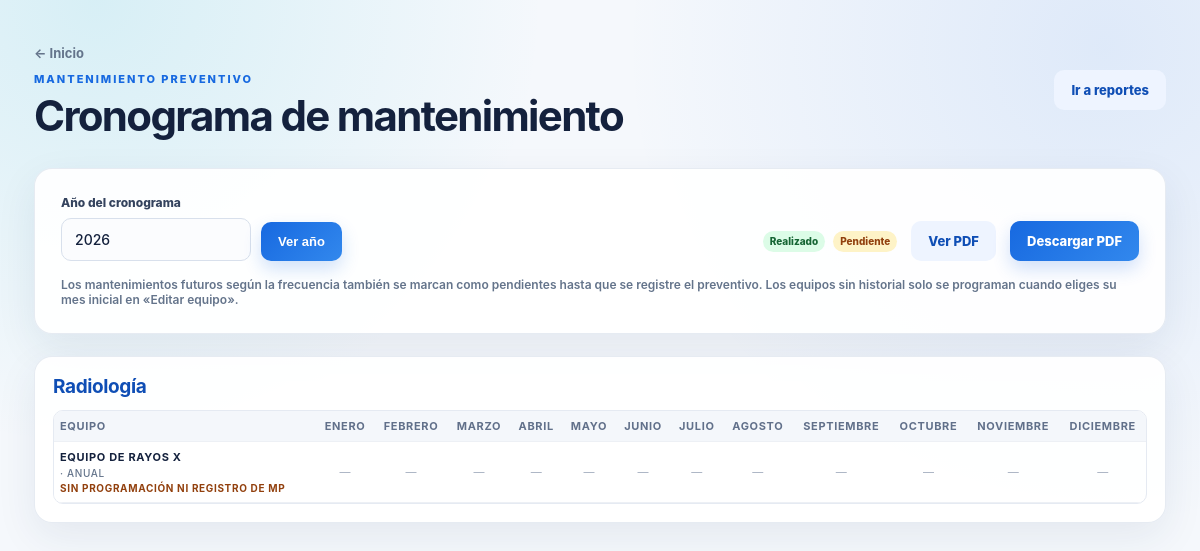
Page /cronograma.php on the committed database.
### tables this page shows
CREATE TABLE equipos (
    id INT UNSIGNED AUTO_INCREMENT PRIMARY KEY,
    institucion VARCHAR(160) NOT NULL,
    institucion_prefijo VARCHAR(30) NULL,
    sede VARCHAR(120) NULL,
    servicio VARCHAR(120) NULL,
    frecuencia_mantenimiento ENUM('Anual', 'Semestral', 'Cuatrimestral') NOT NULL DEFAULT 'Anual',
    mes_inicio_mantenimiento TINYINT UNSIGNED NULL,
    ubicacion VARCHAR(160) NULL,
    tipo_equipo VARCHAR(120) NOT NULL,
    marca VARCHAR(100) NULL,
    modelo VARCHAR(100) NULL,
    numero_serie VARCHAR(100) NULL,
    codigo_equipo VARCHAR(100) NULL,
    numero_inventario VARCHAR(100) NULL,
    fabricante VARCHAR(120) NULL,
    anio_fabricacion SMALLINT UNSIGNED NULL,
    estado ENUM('Activo', 'Fuera de servicio', 'En mantenimiento') NOT NULL DEFAULT 'Activo',
    observaciones TEXT NULL,
    descripcion TEXT NULL,
    fecha_relevamiento DATE NULL,
    nivel_hospital ENUM('II', 'III', 'Amb.') NULL,
    estado_operativo ENUM('Operativo', 'Inoperativo', 'Regular / Falla parcial', 'Para baja') NULL,
    condicion_fisica ENUM('Bueno', 'Regular', 'Dañado / Faltantes', 'Deterioro severo') NULL,
    alimentacion VARCHAR(20) NULL,
    estado_bateria ENUM('OK', 'Agotada', 'N/A') NULL,
    gas_oxigeno TINYINT(1) NOT NULL DEFAULT 0,
    gas_aire TINYINT(1) NOT NULL DEFAULT 0,
    gas_vacio TINYINT(1) NOT NULL DEFAULT 0,
    accesorios_presentes TEXT NULL,
    accesorios_faltantes TEXT NULL,
    anio_instalacion SMALLINT UNSIGNED NULL,
    garantia_vigente ENUM('Sí', 'No', 'S/D') NULL,
    manual_tecnico ENUM('Físico', 'Digital', 'No') NULL,
    proveedor_representante VARCHAR(160) NULL,
    contacto_tecnico VARCHAR(160) NULL,
    criticidad_funcion TINYINT UNSIGNED NULL,
    criticidad_riesgo TINYINT UNSIGNED NULL,
    criticidad_mantenimiento TINYINT UNSIGNED NULL,
    criticidad_historial TINYINT NULL,
    foto_equipo VARCHAR(255) NULL,
    foto_placa VARCHAR(255) NULL,
    creado_en TIMESTAMP NOT NULL DEFAULT CURRENT_TIMESTAMP,
    actualizado_en TIMESTAMP NOT NULL DEFAULT CURRENT_TIMESTAMP ON UPDATE CURRENT_TIMESTAMP,
    UNIQUE KEY uq_equipo_serie (institucion, numero_serie)
);

### config/bootstrap.php (called while the page is built, shortened)
<?php
function e(?string $value): string
{
    return htmlspecialchars($value ?? '', ENT_QUOTES, 'UTF-8');
}
function mesesPorFrecuenciaPreventivo(string $frecuencia): int
{
    return match ($frecuencia) {
        'Cuatrimestral' => 4,
        'Semestral' => 6,
        'Anual' => 12,
        default => throw new UnexpectedValueException('Frecuencia de mantenimiento no válida.'),
    };
}
function resumenMantenimientoPreventivo(
    ?string $ultimaFecha,
    string $frecuencia,
    ?int $mesInicio,
    ?DateTimeImmutable $hoy = null
): array {
    $intervaloMeses = mesesPorFrecuenciaPreventivo($frecuencia);
    $nombresMeses = [
        1 => 'Enero', 2 => 'Febrero', 3 => 'Marzo', 4 => 'Abril',
        5 => 'Mayo', 6 => 'Junio', 7 => 'Julio', 8 => 'Agosto',
        9 => 'Septiembre', 10 => 'Octubre', 11 => 'Noviembre', 12 => 'Diciembre',
    ];
    if ($ultimaFecha === null || $ultimaFecha === '') {
        return [
            'estado' => $mesInicio === null ? 'Sin programar' : 'Programado',
            'clase' => $mesInicio === null ? 'is-unplanned' : 'is-planned',
            'ultima_fecha' => null,
            'proxima_fecha' => null,
            'mes_inicio' => $mesInicio === null ? null : $nombresMeses[$mesInicio],
        ];
    }
    $fechaUltimo = DateTimeImmutable::createFromFormat('!Y-m-d', $ultimaFecha);
    $fechaProxima = fechaSiguientePreventivo($fechaUltimo, $intervaloMeses);
    $estado = ($hoy ?? new DateTimeImmutable('today')) < $fechaProxima ? 'Al día' : 'Pendiente';
    return [
        'estado' => $estado,
        'clase' => $estado === 'Al día' ? 'is-done' : 'is-pending',
        'ultima_fecha' => $fechaUltimo,
        'proxima_fecha' => $fechaProxima,
        'mes_inicio' => null,
    ];
}

### cronograma.php (the view, shortened to what this page needs)
<?php
require_once __DIR__ . '/config/bootstrap.php';
$anioActual = (int) date('Y');
$anioSolicitado = filter_input(INPUT_GET, 'anio', FILTER_VALIDATE_INT);
$anio = $anioSolicitado !== false && $anioSolicitado !== null
    && $anioSolicitado >= 2000 && $anioSolicitado <= 2100
        ? $anioSolicitado
        : $anioActual;
$meses = [
    1 => 'Enero', 2 => 'Febrero', 3 => 'Marzo', 4 => 'Abril',
    5 => 'Mayo', 6 => 'Junio', 7 => 'Julio', 8 => 'Agosto',
    9 => 'Septiembre', 10 => 'Octubre', 11 => 'Noviembre', 12 => 'Diciembre',
];
$pdo = db();
$equipos = $pdo->query(
    'SELECT id, institucion, institucion_prefijo, servicio, tipo_equipo, marca,
            modelo, numero_serie, frecuencia_mantenimiento, mes_inicio_mantenimiento
     FROM equipos
     ORDER BY COALESCE(NULLIF(TRIM(servicio), \'\'), \'Sin servicio asignado\'),
              tipo_equipo, id'
)->fetchAll();
$equiposPorServicio = [];
foreach ($equipos as $equipo) {
    $frecuencia = (string) $equipo['frecuencia_mantenimiento'];
    $eventos = [];
    $fechasPreventivo = [];
    $servicio = trim((string) $equipo['servicio']);
    $ultimaFechaPreventivo = $fechasPreventivo === []
        ? null
        : $fechasPreventivo[array_key_last($fechasPreventivo)]->format('Y-m-d');
    $resumenPreventivo = resumenMantenimientoPreventivo(
        $ultimaFechaPreventivo,
        $frecuencia,
        $equipo['mes_inicio_mantenimiento'] === null ? null : (int) $equipo['mes_inicio_mantenimiento']
    );
    $equiposPorServicio[$servicio][] = [
        'equipo' => $equipo,
        'eventos' => $eventos,
        'resumen_preventivo' => $resumenPreventivo,
    ];
}
?>
<!doctype html>
<html lang="es">
<head><meta charset="utf-8"><meta name="viewport" content="width=device-width, initial-scale=1"><title>Cronograma de mantenimiento</title><link rel="stylesheet" href="assets/app.css?v=20261014-1"></head>
<body><main class="container">
<header class="page-header"><div><a class="back-link" href="index.php">← Inicio</a><p class="eyebrow">MANTENIMIENTO PREVENTIVO</p><h1>Cronograma de mantenimiento</h1></div><a class="button secondary" href="reportes.php">Ir a reportes</a></header>
<section class="card schedule-toolbar"><form method="get" class="schedule-year-form">
<label for="anio">Año del cronograma<input id="anio" name="anio" type="number" min="2000" max="2100" step="1" value="<?= $anio ?>" required></label>
<button class="button" type="submit">Ver año</button>
</form><div class="schedule-actions"><div class="schedule-legend"><span class="schedule-status is-done">Realizado</span><span class="schedule-status is-pending">Pendiente</span></div><a class="button secondary" href="cronograma.php?anio=<?= $anio ?>&amp;pdf=1" target="_blank" rel="noopener">Ver PDF</a><a class="button" href="cronograma.php?anio=<?= $anio ?>&amp;pdf=1&amp;download=1">Descargar PDF</a></div>
<p class="read-only-note">Los mantenimientos futuros según la frecuencia también se marcan como pendientes hasta que se registre el preventivo. Los equipos sin historial solo se programan cuando eliges su mes inicial en «Editar equipo».</p></section>
<?php foreach ($equiposPorServicio as $servicio => $equiposServicio): ?>
<section class="card schedule-section"><h2><?= e($servicio) ?></h2><div class="table-wrap schedule-table-wrap"><table class="schedule-table"><thead><tr><th>Equipo</th><?php foreach ($meses as $mes): ?><th><?= e($mes) ?></th><?php endforeach; ?></tr></thead><tbody>
<?php foreach ($equiposServicio as $item): $equipo = $item['equipo']; ?>
<tr><th scope="row" class="schedule-equipment"><strong><?= e($equipo['tipo_equipo']) ?></strong><span><?= e(trim((string) $equipo['marca'] . ' ' . (string) $equipo['modelo'])) ?> · <?= e($equipo['frecuencia_mantenimiento']) ?></span><?php $resumenPreventivo = $item['resumen_preventivo']; ?><span class="schedule-preventive-summary"><?php if ($resumenPreventivo['ultima_fecha'] !== null): ?>Último MP: <?= e($resumenPreventivo['ultima_fecha']->format('d/m/Y')) ?> · <?= e($resumenPreventivo['estado']) ?> · Próximo: <?= e($resumenPreventivo['proxima_fecha']->format('d/m/Y')) ?><?php elseif ($resumenPreventivo['mes_inicio'] !== null): ?>Inicio: <?= e($resumenPreventivo['mes_inicio']) ?> · Sin registro<?php else: ?>Sin programación ni registro de MP<?php endif; ?></span></th>
<?php foreach ($meses as $numeroMes => $mes): ?><td><?php if (isset($item['eventos'][$numeroMes])): ?><span class="schedule-status <?= $item['eventos'][$numeroMes] === 'Realizado' ? 'is-done' : ($item['eventos'][$numeroMes] === 'Pendiente' ? 'is-pending' : 'is-planned') ?>"><?= e($item['eventos'][$numeroMes]) ?></span><?php else: ?><span class="schedule-empty">—</span><?php endif; ?></td><?php endforeach; ?>
</tr><?php endforeach; ?>
</tbody></table></div></section>
<?php endforeach; ?>
</main></body></html>

### assets/app.css (style rules this page uses)
:root { --ink: #14213d; --muted: #64748b; --blue: #1769e0; --blue-dark: #0f4eb5; --cyan: #22b8cf; --line: #e5eaf2; --surface: #ffffff; --canvas: #f5f8fc; --danger: #d6455d; --shadow: 0 14px 40px rgba(22, 46, 84, .08); font-family: Inter, ui-sans-serif, system-ui, -apple-system, BlinkMacSystemFont, "Segoe UI", Arial, sans-serif; color: var(--ink); background: var(--canvas); }
* { box-sizing: border-box; }
body { min-height: 100vh; margin: 0; background: radial-gradient(circle at 8% 0%, rgba(34, 184, 207, .14), transparent 28rem), radial-gradient(circle at 92% 6%, rgba(23, 105, 224, .10), transparent 30rem), var(--canvas); }
a { color: var(--blue); }
.container { max-width: 1180px; margin: 0 auto; padding: 42px 24px 70px; }
.page-header { align-items: center; display: flex; justify-content: space-between; gap: 24px; margin-bottom: 30px; }
.eyebrow { color: var(--blue); font-size: 11px; font-weight: 800; letter-spacing: .18em; margin: 10px 0 8px; text-transform: uppercase; }
h1 { color: var(--ink); font-size: clamp(30px, 4vw, 42px); letter-spacing: -.04em; line-height: 1.05; margin: 0; }
h2 { color: var(--ink); font-size: 19px; letter-spacing: -.02em; margin: 0 0 16px; }
.back-link { color: var(--muted); font-size: 13px; font-weight: 700; text-decoration: none; }
.card { background: rgba(255,255,255,.92); border: 1px solid rgba(229,234,242,.95); border-radius: 18px; box-shadow: var(--shadow); margin-bottom: 22px; padding: 26px; }
label { color: #34435e; display: flex; flex-direction: column; font-size: 12px; font-weight: 800; gap: 8px; }
input, select, textarea { background: #fbfcfe; border: 1px solid #d8e0ec; border-radius: 10px; color: var(--ink); font: inherit; font-size: 14px; font-weight: 500; outline: none; padding: 12px 13px; transition: border-color .18s, box-shadow .18s, background .18s; }
.button { background: linear-gradient(135deg, var(--blue), #3288ed); border: 0; border-radius: 10px; box-shadow: 0 8px 18px rgba(23,105,224,.20); color: #fff; cursor: pointer; display: inline-block; font-size: 13px; font-weight: 800; padding: 12px 17px; text-decoration: none; transition: transform .18s, box-shadow .18s, filter .18s; }
.button.secondary { background: #eef4ff; box-shadow: none; color: var(--blue-dark); }
.schedule-toolbar { display: grid; gap: 16px; grid-template-columns: auto 1fr; align-items: end; }
.schedule-year-form { align-items: end; display: flex; gap: 10px; }
.schedule-year-form label { min-width: 190px; }
.schedule-actions { align-items: center; display: flex; flex-wrap: wrap; gap: 14px; justify-content: flex-end; }
.schedule-legend { align-items: center; display: flex; flex-wrap: wrap; gap: 8px; justify-content: flex-end; }
.schedule-toolbar .read-only-note { grid-column: 1 / -1; margin: 0; }
.schedule-section { padding: 18px; }
.schedule-section h2 { color: var(--blue-dark); margin: 0 0 12px; }
.schedule-table-wrap { border: 1px solid var(--line); border-radius: 10px; }
.schedule-table { font-size: 11px; min-width: 1040px; }
.schedule-table th, .schedule-table td { padding: 8px 6px; text-align: center; }
.schedule-table thead th { position: sticky; top: 0; z-index: 1; }
.schedule-table thead th:first-child { min-width: 220px; text-align: left; }
.schedule-table tbody th.schedule-equipment { background: #fff; position: sticky; left: 0; text-align: left; z-index: 1; }
.schedule-equipment strong, .schedule-equipment span { display: block; }
.schedule-equipment strong { color: var(--ink); font-size: 11px; }
.schedule-equipment span { color: var(--muted); font-size: 10px; font-weight: 500; margin-top: 3px; }
.schedule-equipment .schedule-preventive-summary { color: #92400e; font-weight: 700; }
.schedule-status { border-radius: 999px; display: inline-block; font-size: 10px; font-weight: 800; line-height: 1.3; padding: 4px 7px; white-space: nowrap; }
.schedule-status.is-done { background: #dcfce7; color: #166534; }
.schedule-status.is-pending { background: #fef3c7; color: #92400e; }
.schedule-empty { color: #a5afbf; }
.read-only-note { color: var(--muted); font-size: 12px; font-weight: 600; }
.table-wrap { overflow-x: auto; }
table { border-collapse: collapse; font-size: 13px; min-width: 650px; width: 100%; }
th { background: #f4f7fb; color: #61708a; font-size: 11px; letter-spacing: .06em; text-align: left; text-transform: uppercase; }
th, td { border-bottom: 1px solid #edf0f5; padding: 9px 10px; }

### rows in the picture
equipos: servicio "Radiología", mes "ENERO", mes "FEBRERO", mes "MARZO", mes "ABRIL", mes "MAYO", mes "JUNIO", mes "JULIO", mes "AGOSTO", mes "SEPTIEMBRE", mes "OCTUBRE", mes "NOVIEMBRE", mes "DICIEMBRE", tipo_equipo "EQUIPO DE RAYOS X", frecuencia_mantenimiento "ANUAL"
